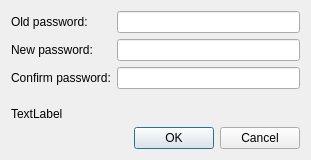
<?xml version="1.0" encoding="UTF-8"?>
<ui version="4.0">
 <class>BrokerPassDialogUi</class>
 <widget class="QDialog" name="BrokerPassDialogUi">
  <property name="geometry">
   <rect>
    <x>0</x>
    <y>0</y>
    <width>311</width>
    <height>160</height>
   </rect>
  </property>
  <property name="windowTitle">
   <string>Dialog</string>
  </property>
  <layout class="QVBoxLayout" name="verticalLayout">
   <item>
    <layout class="QGridLayout" name="gridLayout">
     <item row="0" column="0">
      <widget class="QLabel" name="label">
       <property name="text">
        <string>Old password:</string>
       </property>
      </widget>
     </item>
     <item row="0" column="1">
      <widget class="QLineEdit" name="leOldPas">
       <property name="echoMode">
        <enum>QLineEdit::Password</enum>
       </property>
      </widget>
     </item>
     <item row="1" column="0">
      <widget class="QLabel" name="label_2">
       <property name="text">
        <string>New password:</string>
       </property>
      </widget>
     </item>
     <item row="1" column="1">
      <widget class="QLineEdit" name="lePass1">
       <property name="echoMode">
        <enum>QLineEdit::Password</enum>
       </property>
      </widget>
     </item>
     <item row="2" column="0">
      <widget class="QLabel" name="label_3">
       <property name="text">
        <string>Confirm password:</string>
       </property>
      </widget>
     </item>
     <item row="2" column="1">
      <widget class="QLineEdit" name="lePass2">
       <property name="echoMode">
        <enum>QLineEdit::Password</enum>
       </property>
      </widget>
     </item>
    </layout>
   </item>
   <item>
    <spacer name="verticalSpacer">
     <property name="orientation">
      <enum>Qt::Vertical</enum>
     </property>
     <property name="sizeHint" stdset="0">
      <size>
       <width>20</width>
       <height>40</height>
      </size>
     </property>
    </spacer>
   </item>
   <item>
    <widget class="QLabel" name="statusLabel">
     <property name="text">
      <string>TextLabel</string>
     </property>
    </widget>
   </item>
   <item>
    <layout class="QHBoxLayout" name="horizontalLayout">
     <item>
      <spacer name="horizontalSpacer">
       <property name="orientation">
        <enum>Qt::Horizontal</enum>
       </property>
       <property name="sizeHint" stdset="0">
        <size>
         <width>40</width>
         <height>20</height>
        </size>
       </property>
      </spacer>
     </item>
     <item>
      <widget class="QDialogButtonBox" name="buttonBox">
       <property name="orientation">
        <enum>Qt::Horizontal</enum>
       </property>
       <property name="standardButtons">
        <set>QDialogButtonBox::Cancel|QDialogButtonBox::Ok</set>
       </property>
      </widget>
     </item>
    </layout>
   </item>
  </layout>
 </widget>
 <resources/>
 <connections>
  <connection>
   <sender>buttonBox</sender>
   <signal>accepted()</signal>
   <receiver>BrokerPassDialogUi</receiver>
   <slot>accept()</slot>
   <hints>
    <hint type="sourcelabel">
     <x>292</x>
     <y>143</y>
    </hint>
    <hint type="destinationlabel">
     <x>157</x>
     <y>153</y>
    </hint>
   </hints>
  </connection>
  <connection>
   <sender>buttonBox</sender>
   <signal>rejected()</signal>
   <receiver>BrokerPassDialogUi</receiver>
   <slot>reject()</slot>
   <hints>
    <hint type="sourcelabel">
     <x>286</x>
     <y>143</y>
    </hint>
    <hint type="destinationlabel">
     <x>286</x>
     <y>153</y>
    </hint>
   </hints>
  </connection>
  <connection>
   <sender>lePass1</sender>
   <signal>textChanged(QString)</signal>
   <receiver>BrokerPassDialogUi</receiver>
   <slot>slotPassChanged()</slot>
   <hints>
    <hint type="sourcelabel">
     <x>167</x>
     <y>46</y>
    </hint>
    <hint type="destinationlabel">
     <x>103</x>
     <y>113</y>
    </hint>
   </hints>
  </connection>
  <connection>
   <sender>lePass2</sender>
   <signal>textChanged(QString)</signal>
   <receiver>BrokerPassDialogUi</receiver>
   <slot>slotPassChanged()</slot>
   <hints>
    <hint type="sourcelabel">
     <x>215</x>
     <y>79</y>
    </hint>
    <hint type="destinationlabel">
     <x>208</x>
     <y>105</y>
    </hint>
   </hints>
  </connection>
 </connections>
 <slots>
  <slot>slotPassChanged()</slot>
 </slots>
</ui>
